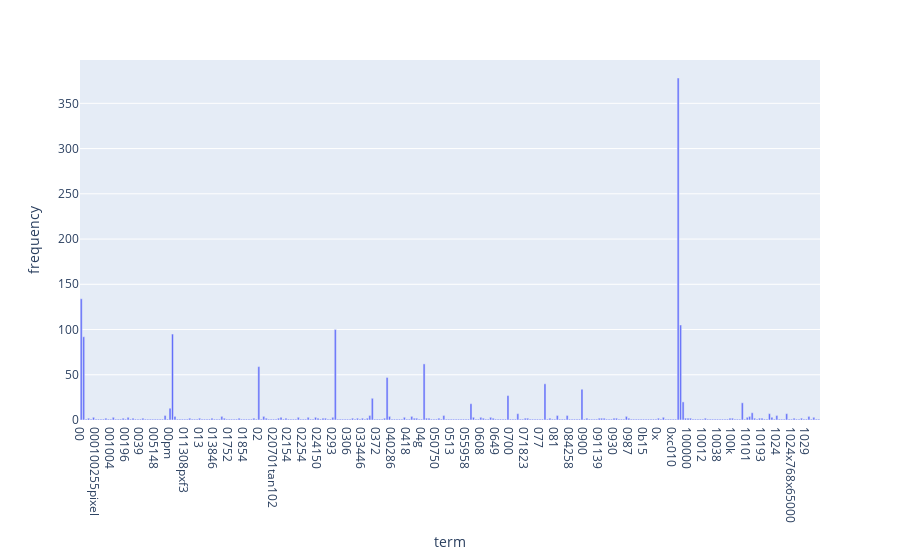

The notebook cell saved with this chart:
### Markdown cell above
### >>> **Exercise 12 (take home):**
If you want a nicer interactive visualization here, I would encourage you try to install and use plotly to achieve this.

### Code cell
# Answer here

import plotly.express as px

freq_df = pd.DataFrame(
    {"term": count_vect.get_feature_names_out(), "frequency": term_frequencies}
)

fig = px.bar(freq_df.head(300), x="term", y="frequency")

fig.show()

### Figure 1 — Plotly figure (JSON) as saved in the notebook; plotly's stock layout.template omitted (floating-point values rounded to 4 significant figures; data arrays with more than 128 entries replaced by an {"elided": "..."} marker saying what was removed)
{"data": [{"hovertemplate": "term=%{x}<br>frequency=%{y}<extra></extra>", "legendgroup": "", "marker": {"color": "#636efa", "pattern": {"shape": ""}}, "name": "", "orientation": "v", "showlegend": false, "textposition": "auto", "type": "bar", "x": {"elided": "300 str values"}, "xaxis": "x", "y": {"elided": "300 int values"}, "yaxis": "y"}], "layout": {"barmode": "relative", "legend": {"tracegroupgap": 0}, "margin": {"t": 60}, "xaxis": {"anchor": "y", "domain": [0, 1], "title": {"text": "term"}}, "yaxis": {"anchor": "x", "domain": [0, 1], "title": {"text": "frequency"}}}}
